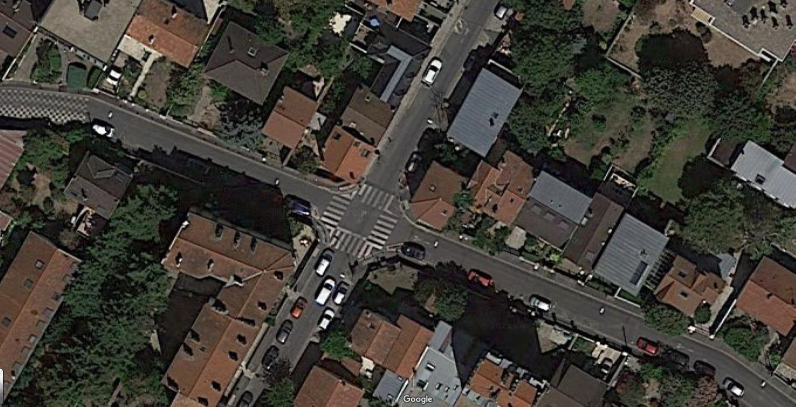
#> input picture data/images/image_max_1.png, 1591 x 813 px, given in place of image_max_1_mask.png, which was not available (shown at 1/2 size)
$ jupyter execute --allow-errors resize_images_masks.ipynb   (text cells are left out)
#> lines starting #> are read from the running program, lines starting #| are printed output that depends on the picture; pictures that were not available may be replaced by others from this repository, and a replacement may not be noted
[cell 1]
import pandas as pd
import math
import numpy as np
import matplotlib.pyplot as plt
import cv2
import json
import os

[cell 2]
class DirectoryManager:
    """
    A helper class to manage directory operations such as ensuring directories exist.
    """
    @staticmethod
    def ensure_directory_exists(file_path):
        """
        Ensures that the directory for the given file path exists.
        Creates the directory if it does not exist.
        Args:
            file_path (str): The file path for which the directory needs to be checked/created.
        """
        directory = os.path.dirname(file_path)
        if not os.path.exists(directory):
            os.makedirs(directory)

class DataReader:
    """
    A helper class to read image and mask data from specified paths.
    """
    @staticmethod
    def read_data(image_path, mask_path):
        """
        Reads an image and its corresponding mask from the given file paths.
        Args:
            image_path (str): Path to the image file.
            mask_path (str): Path to the mask file.
        Returns:
            tuple: A tuple containing the original image and mask as numpy arrays.
        """
        image = cv2.imread(image_path)
        original_image = cv2.cvtColor(image, cv2.COLOR_BGR2RGB)
        original_mask = cv2.imread(mask_path, cv2.IMREAD_GRAYSCALE)
        return original_image, original_mask

    @staticmethod
    def read_mask(mask_path):
        """
        Reads a mask from the given file paths.
        Args:
            mask_path (str): Path to the mask file.
        Returns:
            the original mask as numpy arrays.
        """
#> called with mask_path = '../data/test/masks/image_max_1_mask.png'
        original_mask = cv2.imread(mask_path, cv2.IMREAD_GRAYSCALE)
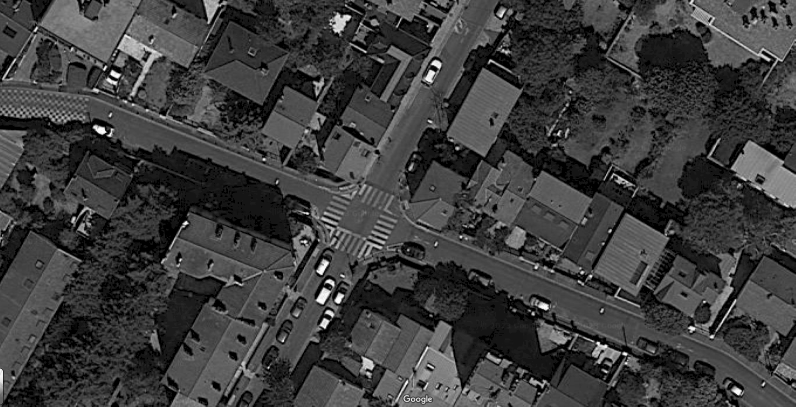
#> original_mask: shape (813, 1591) (shown at 1/2 size); min 0, max 255, mean 61.1
        return original_mask

data_reader = DataReader()
directory_manager = DirectoryManager()

[cell 3]
class ImageResizer :
    '''
        This class enables us to resized an original mask and its corresponding
        satellite image into smaller square masks and images.
    '''

    def __init__(self, images_dir : str, masks_dir : str,resized_images_dir : str,
                 resized_masks_dir : str, image_size : int) :

        self.images_dir = images_dir
        self.masks_dir = masks_dir
        self.resized_images_dir = resized_images_dir
        self.resized_masks_dir = resized_masks_dir
        self.image_size = image_size # the size of the new square images and masks


    def cutting_mask(self, image_name, show = False):
        '''
        This function cuts the original mask into smaller masks of size 512x512 (by default).
        The objective is to cover the entire original mask with smaller masks of the same size
        while reducing as much as possible the intersection area between them.
        '''

        og_mask = data_reader.read_mask(os.path.join(self.masks_dir, image_name).replace('.png', '_mask.png'))

        height, width = og_mask.shape
#> height = 813; width = 1591

        # Definiton of the number of images along the height of the original mask
#         height = len(og_mask[:,0])
        number_height_images = math.ceil(height/self.image_size)
#> number_height_images = 4
        height_shift = (((number_height_images * self.image_size) - height)/ (number_height_images-1))
#> height_shift = 70.33

        # Definiton of the number of images along the width of the original mask
#         width = len(og_mask[0,:])
        number_width_images = math.ceil(width/self.image_size)
#> number_width_images = 7
        width_shift = (((number_width_images * self.image_size) - width)/ (number_width_images-1))
#> width_shift = 33.5

        # Definition of the list that contains the smaller masks of identical size
        self.smaller_masks = {'values':[], 'coordinates':[]}
        for height_idx in range(number_height_images) :
            for width_idx in range(number_width_images) :

                start_point_height = int((height_idx * self.image_size) - (height_shift * height_idx))
                start_point_width = int((width_idx * self.image_size) - (width_shift * width_idx))

                self.smaller_masks['values'].append(og_mask[start_point_height:start_point_height+self.image_size,
                                                    start_point_width:start_point_width+self.image_size])
                self.smaller_masks['coordinates'].append((start_point_height,start_point_width))

        # Find the smaller mask that as the largest amout of parking spot
        size_of_parking = [sum(sum(self.smaller_masks.get('values')[i])) for i in range(len(self.smaller_masks.get('values')))]
        max_parking_mask = np.argmax(size_of_parking)

        # Save the number of masks on the width and on the height insed the dictionnary. Useful for later visual verifications with plt.
        self.number_width_height = (number_height_images, number_width_images)
#> self.number_width_height = (4, 7)

        # Display the smaller masks to check that everything is correct
        if show :
            fig, axs = plt.subplots(number_height_images, number_width_images, figsize=(8,8))
            for ax, mask, idx in zip(axs.ravel(), self.smaller_masks.get('values'), range(len(size_of_parking))):
                ax.imshow(mask)
                # Highlight the smaller mask with the largest parking spot in red
                if idx == max_parking_mask :
                    ax.spines['bottom'].set_color('red')
                    ax.spines['top'].set_color('red')
                    ax.spines['right'].set_color('red')
                    ax.spines['left'].set_color('red')
                    ax.tick_params(left = False,
                                right = False,
                                labelleft = False ,
                                labelbottom = False,
                                bottom = False)
                else :
                    ax.axis('off')
            plt.tight_layout()
            plt.show()

        return self.smaller_masks

    def best_masks(self, number_of_mask : int, show = False):
        '''
            This function takes a list of smaller masks and return the "number_of_mask"
            masks with the largets area considered as a parking spot.
        '''
#> called with number_of_mask = 4, show = False

        list_of_parking_size = [sum(sum(self.smaller_masks.get('values')[i])) for i in range(len(self.smaller_masks.get('values')))]

        # Initialisation of the dictionary containning the best masks.
        self.dict_best_masks = {'values':[], 'coordinates':[]}

        for _ in range(number_of_mask) :
            max_mask_idx = np.argmax(list_of_parking_size)
            self.dict_best_masks['values'].append(self.smaller_masks.get('values')[max_mask_idx])
            self.dict_best_masks['coordinates'].append(self.smaller_masks.get('coordinates')[max_mask_idx])
            # Remove the max that has been added to the dictionary
            list_of_parking_size[max_mask_idx] = -1

        # Display the best masks to check that everything is correct
        if show :
            fig, axs = plt.subplots(self.number_width_height[0],
                                    self.number_width_height[1],
                                    figsize=(8,8))

            for ax, mask, parking_size in zip(axs.ravel(), self.smaller_masks.get('values'), list_of_parking_size):

                # Show only the best masks
                if parking_size == -1 :
                    ax.imshow(mask)

                ax.axis('off')

            plt.tight_layout()
            plt.show()

        return self.dict_best_masks

    def save_new_images_masks(self, number_of_mask, image_name : str, show = False):

        # Create smaller masks
        self.cutting_mask(image_name)

        # Select the masks that contains the highest number of parking spot
        self.best_masks(number_of_mask)

        # Retrieve the original image
        og_image = cv2.imread(os.path.join(self.images_dir, image_name))
#> og_image is the input picture: shape (813, 1591, 3); mean B, G, R 54.3, 61.2, 64.8

        for mask_idx in range(len(self.dict_best_masks.get('coordinates'))) :

            # Get the top/right coordinates the new smaller mask
            y_starting_point, x_starting_point = self.dict_best_masks.get('coordinates')[mask_idx]

            # Recreate the new square smaller corresponding image from those coordinates
            new_image = og_image[y_starting_point:y_starting_point+self.image_size,
                               x_starting_point:x_starting_point+self.image_size,
                               :]

            # Save the new smaller mask
            resized_mask_path = os.path.join(self.resized_masks_dir, image_name).replace('.png', f'_{mask_idx+1}_mask.png')
            directory_manager.ensure_directory_exists(resized_mask_path)
            cv2.imwrite(resized_mask_path,
                      self.dict_best_masks.get('values')[mask_idx])

            # Save the new corresponding image
            resized_image_path = os.path.join(self.resized_images_dir, image_name).replace('.png', f'_{mask_idx+1}.png')
            directory_manager.ensure_directory_exists(resized_image_path)
            cv2.imwrite(resized_image_path,
                      new_image)
#> this loop made 4 passes
#> pass 1, in save_new_images_masks, `new_image = og_image[y_starting_point:y_starting_point+self.image_size..`:
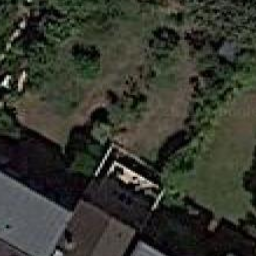
#> new_image: shape (256, 256, 3); mean B, G, R 46, 55.5, 53.3
#> pass 2, in save_new_images_masks, `new_image = og_image[y_starting_point:y_starting_point+self.image_size..`:
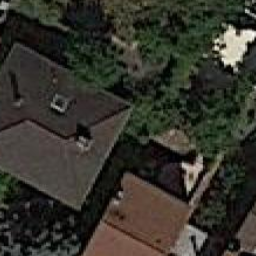
#> new_image: shape (256, 256, 3); mean B, G, R 43.5, 51.8, 52.8

        print(f'{image_name} correctly resized into {len(self.dict_best_masks.get("coordinates"))}',
              f'square images of size {self.image_size}px')
#| image_max_1.png correctly resized into 4 square images of size 256px
#> pass 2 of the loop `for image_name in os.listdir('../data/test/images/'):`:
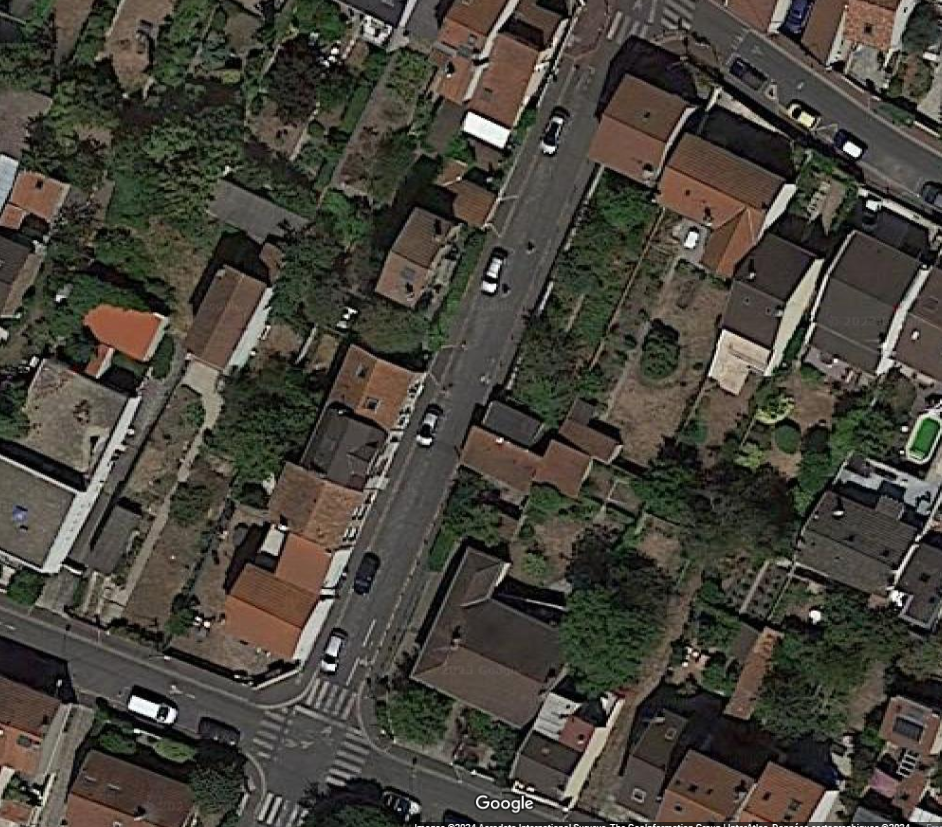
#> input picture data/images/image_max_10.png, 942 x 827 px, given in place of image_max_10_mask.png, which was not available
#> original_mask: shape (827, 942)
#> in save_new_images_masks, og_image is the input picture: shape (827, 942, 3); mean B, G, R 58.4, 67, 70.6
#> the loop in save_new_images_masks (call 2), `for mask_idx in range(len(self.dict_best_masks.get('coordinates'))) :` made 4 passes
#> (y_starting_point, x_starting_point) on passes 2 to 4: (190, 0), (380, 0), (571, 457)
#> pass 1, in save_new_images_masks (call 2), `cv2.imwrite(resized_mask_path, self.dict_best_masks.get('values')[mask..`:
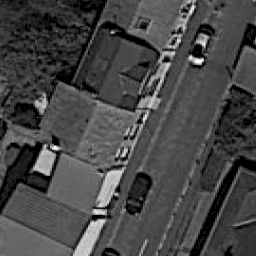
#> saved as image_max_10_1_mask.png: shape (256, 256); min 0, max 255, mean 71
#> pass 2, in save_new_images_masks (call 2), `cv2.imwrite(resized_mask_path, self.dict_best_masks.get('values')[mask..`:
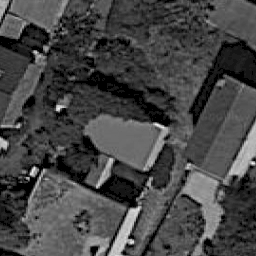
#> saved as image_max_10_2_mask.png: shape (256, 256); min 0, max 245, mean 70
#| image_max_10.png correctly resized into 4 square images of size 256px
#> pass 3 of the loop `for image_name in os.listdir('../data/test/images/'):`:
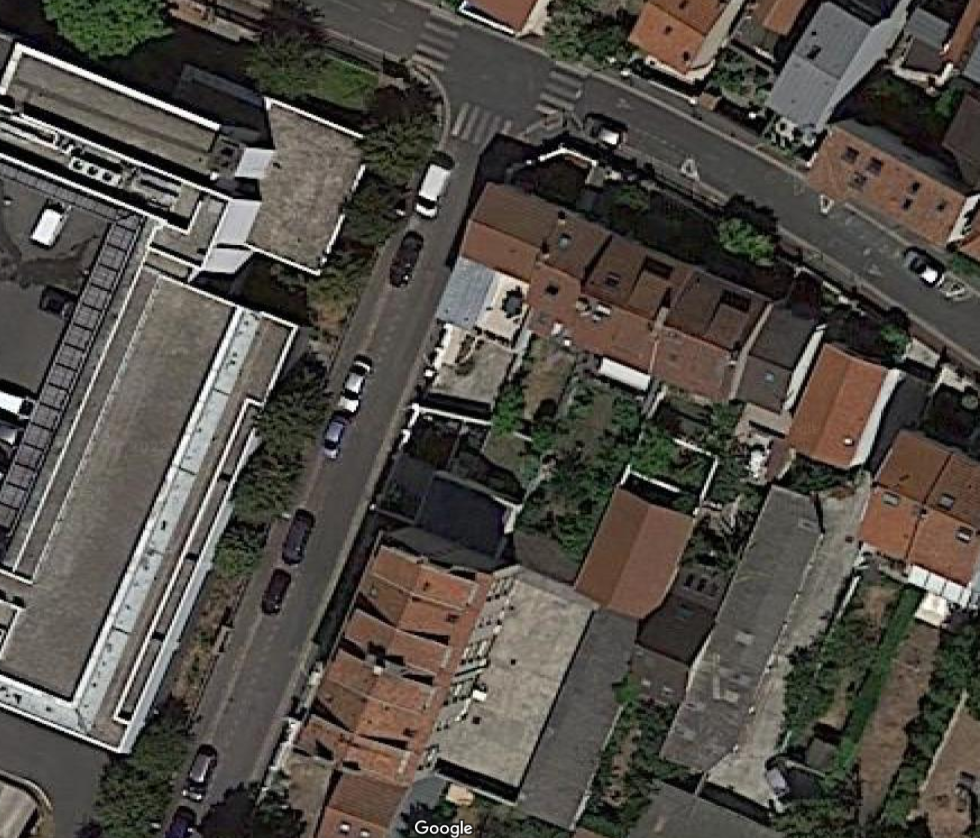
#> input picture data/images/image_max_11.png, 980 x 838 px, found by its file name
#> in save_new_images_masks, og_image is the input picture: shape (838, 980, 3); mean B, G, R 69.9, 76.3, 81
#> the loop in save_new_images_masks (call 3), `for mask_idx in range(len(self.dict_best_masks.get('coordinates'))) :` made 4 passes
#> pass 1, in save_new_images_masks (call 3), `new_image = og_image[y_starting_point:y_starting_point+self.image_size..`:
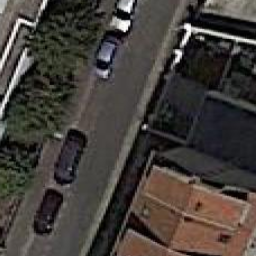
#> new_image: shape (256, 256, 3); mean B, G, R 58.5, 62.9, 68.3
#> pass 3, in save_new_images_masks (call 3), `new_image = og_image[y_starting_point:y_starting_point+self.image_size..`:
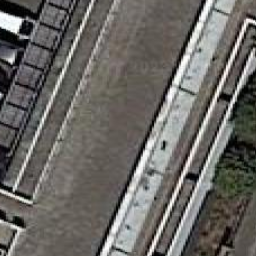
#> new_image: shape (256, 256, 3); mean B, G, R 100.2, 104.1, 106.3
#| image_max_11.png correctly resized into 4 square images of size 256px

        # Display the image to check that everything is correct
        if show :
            plt.imshow(og_image[:,:,::-1])
            plt.axis('off')
